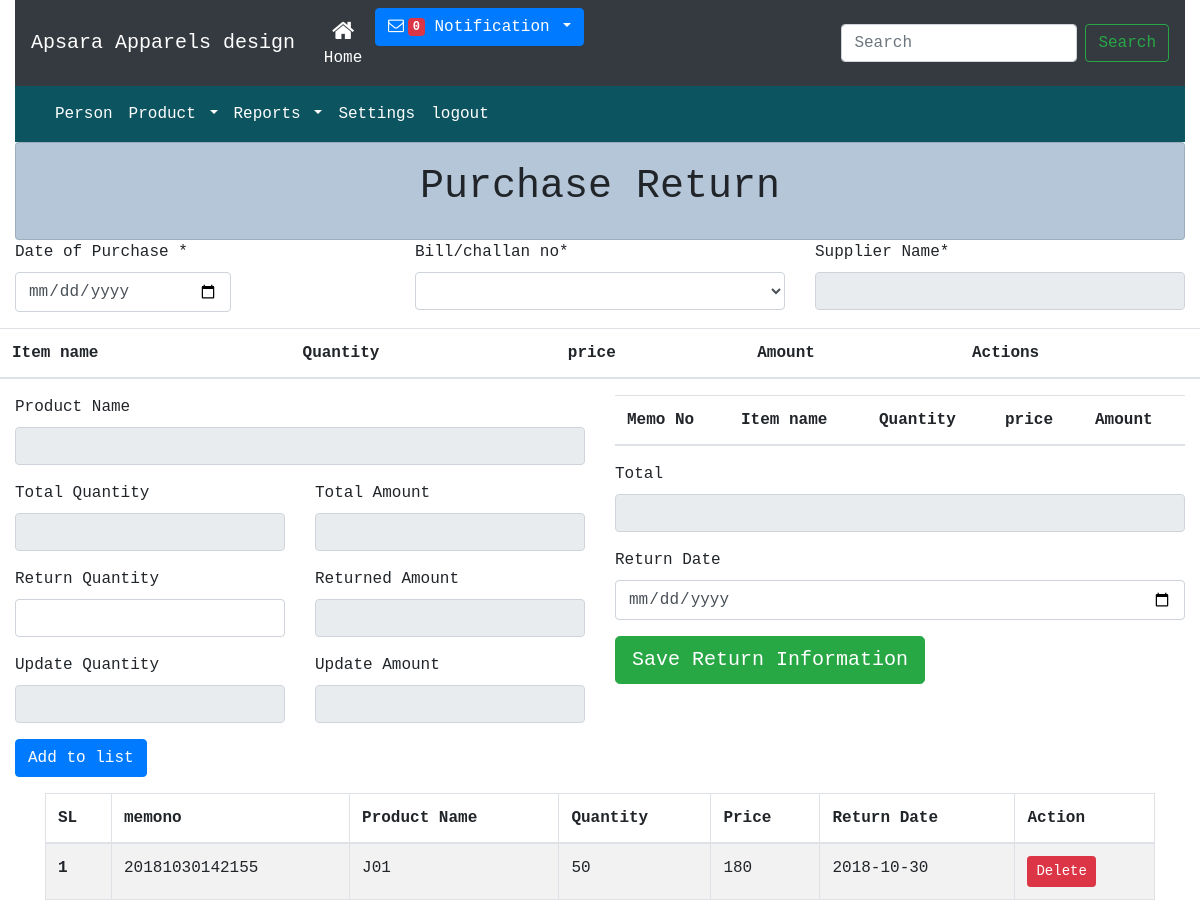
The app's page /purchase_return.php with its own data.
### tables this page shows
CREATE TABLE `purchase_return` (
  `pr_id` int(11) NOT NULL,
  `memono` varchar(200) NOT NULL,
  `productid` varchar(200) NOT NULL,
  `supplierId` varchar(200) NOT NULL,
  `quntity` varchar(200) NOT NULL,
  `price` varchar(200) NOT NULL,
  `discount` int(200) DEFAULT '0',
  `return_date` varchar(200) NOT NULL,
  `token` varchar(200) NOT NULL DEFAULT 'pr'
);

### php/config.php (called while the page is built, shortened)
<?php
class Connection extends PDO
{
	public static $instance=null;
	public static function getInstance()
	{
		try {
			if (!self::$instance) {
				self::$instance  = new Connection();
	self::$instance->setAttribute(PDO::ATTR_ERRMODE, PDO::ERRMODE_EXCEPTION);
		    }
		} catch (PDOException $e ) {
			echo $sql . "<br>" . $e->getMessage();
		}
		return self::$instance;
	}
}
?>

### php/dboperation.php (called while the page is built, shortened)
<?php
include("config.php");
class Db
{
	  private $con = null;
	 function __construct()
	{
		$this->con = Connection::getInstance();
	}
	public function joinQuery($sql){
		try {
		$qry = $this->con->prepare($sql);
		$qry->execute();
		} catch (PDOException $e ) {
			echo $sql . "<br>" . $e->getMessage();
		}
		return $qry;
	}
}
?>

### purchase_return.php (the view, shortened to what this page needs)
<?php include 'files/header.php'; ?>
<?php include 'files/menu.php'; ?>
<div class="container-fluid">
  <div class="row">
       <div class="col">
         <div class="bg-light card card-body" style=" background: #b4c6d8 !important">
          <h1 style="text-align: center;">Purchase Return</h1>
         </div>
       </div>
     </div>
   <div class="row">
      <div class="col">
         <form class="form-horizontal form-label-left" method="post" name="allotherinfo" id="allotherinfo">
            <div class="row">
               <div class="col-md-4">
                  <div class="form-group">
                     <label for="name">Date of Purchase <span class="required">*</span>
                     </label>
                     <input type="date" id="dapurchase" name="dapurchase" class="form-control col-md-7 col-xs-12" onchange="changedatitem()">
                  </div>
               </div>
               <div class="col-md-4">
                  <div class=" form-group">
                     <label for="name">Bill/challan no<span class="required">*</span>
                     </label>
                     <select class="form-control" name="memos" id="memos" onchange="getdetailsproduct()">
                     </select>
                  </div>
               </div>
               <div class="col-md-4">
                  <div class="form-group">
                     <label for="name">Supplier Name<span class="required">*</span>
                     </label>
                     <input type="text" id="supplier" name="supplier" readonly class="form-control">
                  </div>
               </div>
            </div>
            <div class="row">
               <table class="table">
                  <thead>
                     <tr>
                        <th>Item name</th>
                        <th>Quantity</th>
                        <th>price</th>
                        <th>Amount</th>
                        <th>Actions</th>
                     </tr>
                  </thead>
               </table>
            </div>
            <div class="row">
               <div class="col-md-6">
         <form class="form">
         <div class="form-group">
         <label for="">Product Name</label>
         <input type="text" class="form-control" id="productn" readonly>
         </div>
          <div class="row">
              <div class="col">
                <div class="form-group">
            <label for="">Total Quantity</label>
            <input type="text" class="form-control" id="totalquantity" readonly>
            </div>
              </div>
              <div class="col">
                <div class="form-group">
            <label for="">Total Amount</label>
            <input type="text" class="form-control" id="Totalamount" readonly>
            </div>
              </div>
            </div>
          <div class="row">
              <div class="col">
                <div class="form-group">
            <label for="">Return Quantity</label>
            <input type="text" class="form-control" id="productq" onblur="updatetherate()">
            </div>
              </div>
              <div class="col">
                <div class="form-group">
            <label for="">Returned Amount</label>
            <input type="text" class="form-control" id="returnedamount" readonly>
            </div>
              </div>
            </div>
             <div class="row">
              <div class="col">
                <div class="form-group">
            <label for="">Update Quantity</label>
            <input type="text" class="form-control" id="updatequantity" readonly>
            </div>
              </div>
              <div class="col">
                <div class="form-group">
            <label for="">Update Amount</label>
            <input type="text" class="form-control" id="updateamount" readonly>
            </div>
              </div>
            </div>
         <div class="form-group">
         <button type="button" class="btn btn-primary" onclick="addtolists()" >Add to list</button>
         </div>
         </form>
         </div>
         <div class="col-md-6">
         <table class="table">
         <thead>
         <tr>
         <th>Memo No</th>
         <th>Item name</th>
         <th>Quantity</th>
         <th>price</th>
         <th>Amount</th>
         </tr>
         </thead>
         </table>
         <form action="" class="form">
              <div class="form-group">
                <label for="">Total</label>
                <input type="text" class="form-control" id="tot" readonly>
              </div>
              <div class="form-group">
                <label for="">Return Date</label>
                <input type="date" class="form-control" id="returndate">
              </div>
              <div class="form-group">
                <button type="button" class="btn btn-success btn-lg" onclick="savereturninfo()" >Save Return Information</button>
              </div>
            </form>
         </div>
         </div>
      </div>
   </div>
</div>
   <div class="container">
      <div class="row">
      <div class="col">
         <?php
            $sql =  "SELECT * FROM `purchase_return`";
            $i =0;
            $data = $db->joinQuery($sql)->fetchAll();
            ?>
         <table class="table table-condensed table-bordered table-hover  table-striped" id="myTable" >
            <thead>
               <tr>
                  <th>SL</th>
                  <th>memono</th>
                  <th>Product Name</th>
                  <th>Quantity</th>
                  <th>Price</th>
                  <th>Return Date</th>
                  <th>Action</th>
               </tr>
            </thead>
            <tbody>
               <?php
                  foreach ($data as $val) {  $i++; ?>
               <tr>
                  <th scope="row"><?=$i?></th>
                  <td><?=$val['memono']?></td>
                  <td><?=$val['productid']?></td>
                  <td><?=$val['quntity']?></td>
                  <td><?=$val['price']?></td>
                  <td><?=$val['return_date']?></td>
                  <td><a class="btn btn-danger btn-sm" href="purchase_return.php?del-id=<?=$val['memono']?>" onclick="return confirm('Are you sure?')">Delete</a></td>
               </tr>
               <?php   }
                  ?>
            </tbody>
         </table>
      </div>
   </div>
   </div>
<?php include 'files/footer.php'; ?>

### assets/css/style.css (style rules this page uses)
* { font-family: "Lucida Console", Monaco, monospace; }

### records on screen
purchase_return: memono "20181030142155", productid "J01", quntity "50", price "180", return_date "2018-10-30"
